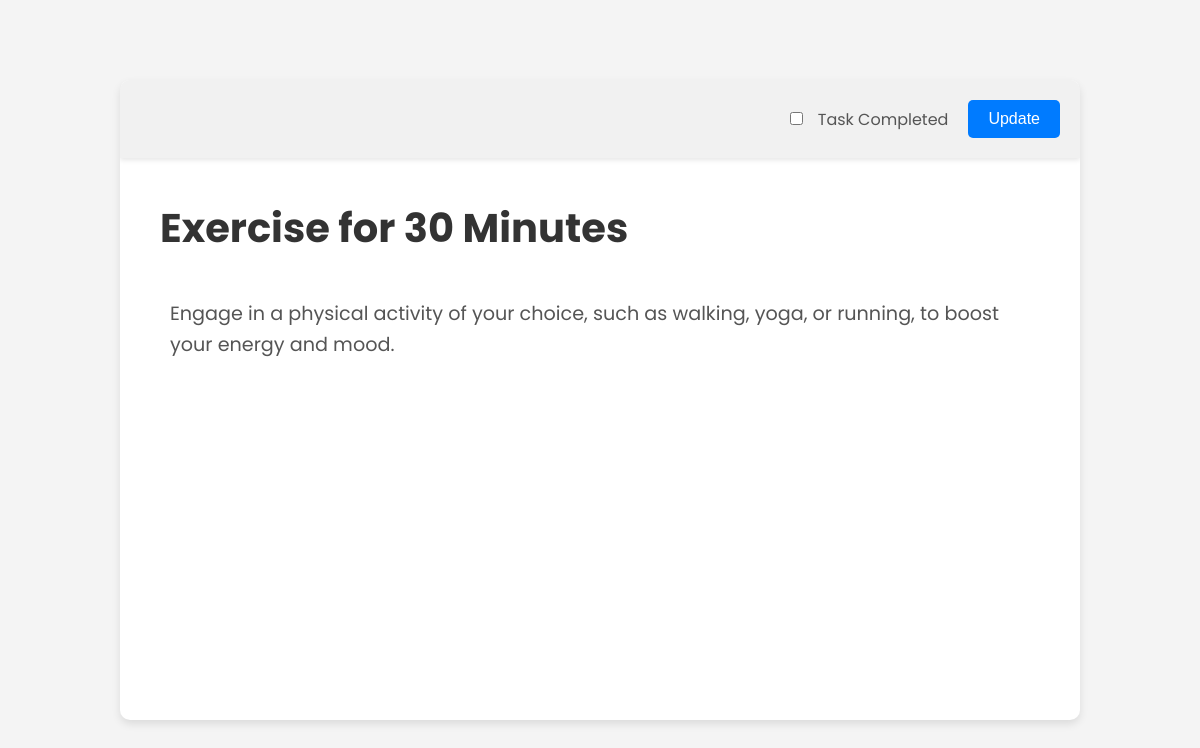
The page /update/14/ on the database its author committed.
### todos/models.py (models this page shows, shortened)
class Todo(models.Model):
    title = models.CharField(max_length=255, null=False, blank=False)
    description = models.TextField(null=False, blank=False)
    completed = models.BooleanField(default=False)
    created_at = models.DateTimeField(default=timezone.now)

### todos/views.py (the view)
# urls.py: path('update/<int:id>/', views.todo_form, name='update_todo_form'),
def todo_form(request, id=None):
    todo = None
    if id:
        todo = get_object_or_404(Todo, id=id)
    return render(request, 'todos/todo_form.html', {'todo': todo})

### todos/templates/todos/todo_form.html (shortened to what this page needs)
<!DOCTYPE html>
<html lang="en">
<head>
    {% load static %}
    <link rel="stylesheet" href="{% static 'add_form.css' %}">
</head>
<body>
    <div class="editor-container">
        <header>
            <div class="complete-check">
                <label for="completed">
                    <input type="checkbox" id="completed" name="completed" {% if todo and todo.completed %}checked{% endif %}>
                    Task Completed
                </label>
            </div>
            <button type="submit" class="submit-btn">{% if todo %}Update{% else %}Submit{% endif %}</button>
        </header>
        <div class="editor-content">
            <div contenteditable="true" class="title-area" id="title">{% if todo %}{{ todo.title }}{% endif %}</div>
            <div contenteditable="true" class="description-area" id="description">{% if todo %}{{ todo.description }}{% endif %}</div>
        </div>
    </div>
</body>
</html>

### todos/templates/static/add_form.css (style rules this page uses)
body, html { margin: 0; padding: 0; height: 100%; width: 100%; font-family: 'Poppins', sans-serif; background-color: #f4f4f4; display: flex; justify-content: center; align-items: center; }
.editor-container { display: flex; flex-direction: column; height: 80%; width: 80%; background-color: white; border-radius: 10px; box-shadow: 0 4px 8px rgba(0, 0, 0, 0.1); overflow: hidden; }
header { display: flex; justify-content: flex-end; padding: 20px; background-color: #f1f1f1; box-shadow: 0 2px 5px rgba(0, 0, 0, 0.1); }
.complete-check { display: flex; align-items: center; margin-right: 20px; }
.complete-check label { font-size: 1rem; color: #555; cursor: pointer; }
.complete-check input[type="checkbox"] { margin-right: 10px; }
.submit-btn { background-color: #007BFF; border: none; color: white; padding: 10px 20px; font-size: 1rem; cursor: pointer; border-radius: 5px; }
.editor-content { padding: 40px; display: flex; flex-direction: column; justify-content: flex-start; align-items: flex-start; flex-grow: 1; overflow: auto; }
.title-area { font-size: 2.5rem; font-weight: bold; margin-bottom: 20px; outline: none; width: 100%; padding-bottom: 10px; box-sizing: border-box; color: #333; border-bottom: 1px solid transparent; position: relative; }
.title-area:before { content: "Enter Title..."; color: #999; position: absolute; top: 0; left: 0; pointer-events: none; transition: all 0.3s ease; padding: 5px; font-size: 2.5rem; }
.title-area.has-content:before { display: none; }
.description-area { font-size: 1.2rem; line-height: 1.6; flex-grow: 1; width: 100%; outline: none; padding: 10px; box-sizing: border-box; background-color: transparent; color: #555; position: relative; }
.description-area:before { content: "Enter Description..."; color: #999; position: absolute; top: 0; left: 10px; pointer-events: none; transition: all 0.3s ease; padding: 5px; font-size: 1.2rem; }
.description-area.has-content:before { display: none; }

### rows shown on the page
Todo: title "Exercise for 30 Minutes", description "Engage in a physical activity of your choice, such as walking, yoga, or running, to boost your energy and mood."
